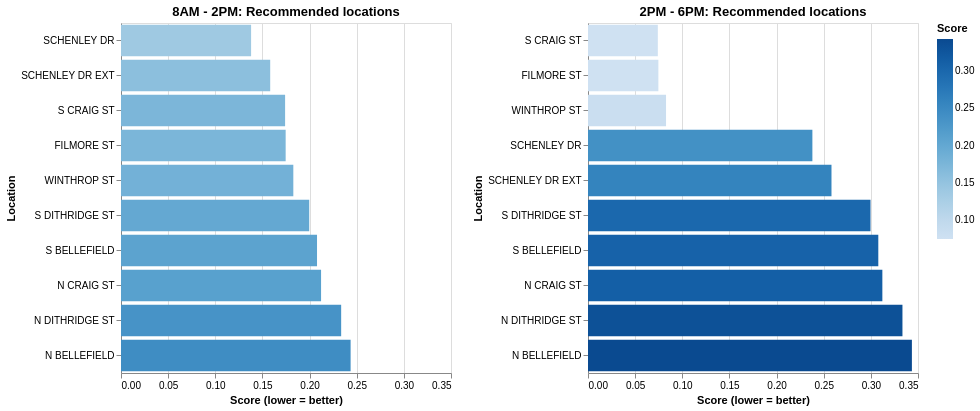

The notebook cell this image was saved under:
### Markdown cell above
**Parking locaiton ranking plot**

### Code cell
# ------------
# HELPER FUNC
# ------------
def location_summary(df, period):
    """
    Aggregate meter-level observations into a location-level summary table.

    Parameters
    df : pl.DataFrame
        Meter-level data containing (at minimum) columns:
        ['location', 'x', 'y', 'rate', 'tx_per_meter', 'spaces_per_meter', 'dist_m', 'meter_id'].
        Each row typically represents a meter observation (or a meter-rate record) near the destination.
    period : str
        Label for the time slice being summarized (e.g., "Morning", "Afternoon").

    Returns
    pl.DataFrame
        One row per `location` with representative price, demand/capacity totals,
        distance summaries, and a derived busyness proxy `transactions_per_space`.
    """
    return (
        df.group_by("location")
        .agg([
            pl.col("x").min().alias("min_x"),
            pl.col("y").min().alias("min_y"),
            pl.col("rate").median().alias("rate"),
            pl.col("tx_per_meter").sum().alias("tot_transactions"),
            pl.col("spaces_per_meter").sum().alias("tot_spaces"),
            pl.col("dist_m").min().alias("min_dist_m"),
            pl.col("dist_m").median().alias("median_dist_m"),
            pl.col("meter_id").n_unique().alias("n_meters"),
        ])
        .with_columns(
            (pl.col("tot_transactions") / pl.col("tot_spaces")).alias("transactions_per_space"),
            pl.lit(period).alias("period")
        )
    )

def minmax_norm(col: str) -> pl.Expr:
    """
    Create a Polars expression that min-max normalizes a column to the range [0, 1].

    Normalization formula:
        (x - min(x)) / (max(x) - min(x))

    Edge case:
    If max(x) == min(x), the denominator becomes 0 (no variation). In that case,
    this function returns 0.5 for all rows to represent a neutral midpoint.

    Parameters
    col : str
        Column name to normalize.

    Returns
    pl.Expr
        Polars expression producing a normalized column in [0, 1].
    """
    denom = pl.col(col).max() - pl.col(col).min()
    return (
        pl.when(denom == 0)
        .then(pl.lit(0.5))
        .otherwise((pl.col(col) - pl.col(col).min()) / denom)
    )

def add_score(df, w_price=0.3, w_busy=0.2, w_dist=0.5):
    """
    Add normalized features and a preference-weighted score, then return a ranked table.

    The score is a weighted sum of three normalized components (lower is better):
        score = w_price * price_norm
              + w_busy  * busy_norm
              + w_dist  * dist_norm

    Where:
    - price_norm is min-max normalized `rate`
    - busy_norm  is min-max normalized `transactions_per_space`
    - dist_norm  is min-max normalized `min_dist_m`

    Parameters
    df : pl.DataFrame
        Location-level summary table containing columns:
        ['rate', 'transactions_per_space', 'min_dist_m'] at minimum.
    w_price : float, default 0.3
        Weight for normalized price (rate).
    w_busy : float, default 0.2
        Weight for normalized busyness (transactions per space).
    w_dist : float, default 0.5
        Weight for normalized distance (minimum distance in meters).

    Returns
    pl.DataFrame
        Input table with added columns:
        ['price_norm', 'busy_norm', 'dist_norm', 'score'],
        sorted ascending by `score` (best recommendations first).
    """
    return (
        df.with_columns([
            minmax_norm("rate").alias("price_norm"),
            minmax_norm("transactions_per_space").alias("busy_norm"),
            minmax_norm("min_dist_m").alias("dist_norm"),
        ])
        .with_columns(
            (w_price*pl.col("price_norm") + w_busy*pl.col("busy_norm") + w_dist*pl.col("dist_norm")).alias("score")
        )
        .sort("score")
    )


def recommendation_bar(df, title, width=330, height=350):
    """
    Create a bar chart of ranked parking recommendations.

    Parameters
    df : pandas.DataFrame
        Ranked recommendation table containing at least:
        ['location', 'score', 'rate', 'min_x', 'min_y',
         'transactions_per_space', 'tot_transactions', 'tot_spaces',
         'min_dist_m', 'median_dist_m', 'n_meters'].
    title : str
        Chart title.
    width : int, default 330
        Chart width in pixels.
    height : int, default 350
        Chart height in pixels.

    Returns
    alt.Chart
        Altair bar chart sorted by score (lower = better).
    """
    return (
        alt.Chart(df)
        .mark_bar()
        .encode(
            x=alt.X("score:Q", title="Score (lower = better)"),
            y=alt.Y(
                "location:N",
                sort=alt.SortField(field="score", order="ascending"),
                title="Location"
            ),
            color=alt.Color("score:Q", title="Score"),
            tooltip=[
                "location",
                alt.Tooltip("rate:Q", format=".2f", title="Rate"),
                alt.Tooltip("score:Q", format=".2f", title="Score"),
                alt.Tooltip("min_x:Q", format=".6f", title="Closest x"),
                alt.Tooltip("min_y:Q", format=".6f", title="Closest y"),
                alt.Tooltip("transactions_per_space:Q", format=".3f", title="Tx per space (busyness)"),
                alt.Tooltip("tot_transactions:Q", format=",.0f", title="Total transactions"),
                alt.Tooltip("tot_spaces:Q", format=",.0f", title="Total spaces"),
                alt.Tooltip("min_dist_m:Q", format=".2f", title="Min dist (m)"),
                alt.Tooltip("median_dist_m:Q", format=".2f", title="Median dist (m)"),
                alt.Tooltip("n_meters:Q", format=",.0f", title="# meters"),
            ]
        )
        .properties(width=width, height=height, title=title)
    )



# build location summaries for different time slices
loc_m = location_summary(morning_analysis, "Morning")
loc_a = location_summary(afternoon_analysis, "Afternoon")

# user preference example: prioritize availability heavily
w_price, w_busy, w_dist = 0.2, 0.7, 0.1

# ranked recommendations for each period
rank_m = add_score(loc_m, w_price, w_busy, w_dist)
rank_a = add_score(loc_a, w_price, w_busy, w_dist)

# take top-N and convert to pandas for Altair plotting
m_top = rank_m.head(10).to_pandas()
a_top = rank_a.head(10).to_pandas()

# usage
c1 = recommendation_bar(m_top, "8AM - 2PM: Recommended locations")
c2 = recommendation_bar(a_top, "2PM - 6PM: Recommended locations")

(c1 | c2).resolve_scale(x="shared", color="shared")

### Figure 1 — Vega-Lite specification as saved in the notebook (floating-point values rounded to 4 significant figures)
{"config": {"view": {"continuousWidth": 300, "continuousHeight": 300}}, "hconcat": [{"data": {"name": "data-809e897f05060cc93b27501452da7668"}, "mark": {"type": "bar"}, "encoding": {"color": {"field": "score", "title": "Score", "type": "quantitative"}, "tooltip": [{"field": "location", "type": "nominal"}, {"field": "rate", "format": ".2f", "title": "Rate", "type": "quantitative"}, {"field": "score", "format": ".2f", "title": "Score", "type": "quantitative"}, {"field": "min_x", "format": ".6f", "title": "Closest x", "type": "quantitative"}, {"field": "min_y", "format": ".6f", "title": "Closest y", "type": "quantitative"}, {"field": "transactions_per_space", "format": ".3f", "title": "Tx per space (busyness)", "type": "quantitative"}, {"field": "tot_transactions", "format": ",.0f", "title": "Total transactions", "type": "quantitative"}, {"field": "tot_spaces", "format": ",.0f", "title": "Total spaces", "type": "quantitative"}, {"field": "min_dist_m", "format": ".2f", "title": "Min dist (m)", "type": "quantitative"}, {"field": "median_dist_m", "format": ".2f", "title": "Median dist (m)", "type": "quantitative"}, {"field": "n_meters", "format": ",.0f", "title": "# meters", "type": "quantitative"}], "x": {"field": "score", "title": "Score (lower = better)", "type": "quantitative"}, "y": {"field": "location", "sort": {"field": "score", "order": "ascending"}, "title": "Location", "type": "nominal"}}, "height": 350, "title": "8AM - 2PM: Recommended locations", "width": 330}, {"data": {"name": "data-332892ba9f2a2dcd0f2a9655ae17e334"}, "mark": {"type": "bar"}, "encoding": {"color": {"field": "score", "title": "Score", "type": "quantitative"}, "tooltip": [{"field": "location", "type": "nominal"}, {"field": "rate", "format": ".2f", "title": "Rate", "type": "quantitative"}, {"field": "score", "format": ".2f", "title": "Score", "type": "quantitative"}, {"field": "min_x", "format": ".6f", "title": "Closest x", "type": "quantitative"}, {"field": "min_y", "format": ".6f", "title": "Closest y", "type": "quantitative"}, {"field": "transactions_per_space", "format": ".3f", "title": "Tx per space (busyness)", "type": "quantitative"}, {"field": "tot_transactions", "format": ",.0f", "title": "Total transactions", "type": "quantitative"}, {"field": "tot_spaces", "format": ",.0f", "title": "Total spaces", "type": "quantitative"}, {"field": "min_dist_m", "format": ".2f", "title": "Min dist (m)", "type": "quantitative"}, {"field": "median_dist_m", "format": ".2f", "title": "Median dist (m)", "type": "quantitative"}, {"field": "n_meters", "format": ",.0f", "title": "# meters", "type": "quantitative"}], "x": {"field": "score", "title": "Score (lower = better)", "type": "quantitative"}, "y": {"field": "location", "sort": {"field": "score", "order": "ascending"}, "title": "Location", "type": "nominal"}}, "height": 350, "title": "2PM - 6PM: Recommended locations", "width": 330}], "resolve": {"scale": {"color": "shared", "x": "shared"}}, "$schema": "https://vega.github.io/schema/vega-lite/v5.20.1.json", "datasets": {"data-809e897f05060cc93b27501452da7668": [{"location": "SCHENLEY DR", "min_x": -79.95, "min_y": 40.44, "rate": 3.0, "tot_transactions": 498500.0, "tot_spaces": 221.0, "min_dist_m": 439.8, "median_dist_m": 635.5, "n_meters": 17, "transactions_per_space": 2255.0, "period": "Morning", "price_norm": 0.5, "busy_norm": 0.0, "dist_norm": 0.3798, "score": 0.138}, {"location": "SCHENLEY DR EXT", "min_x": -79.95, "min_y": 40.44, "rate": 3.0, "tot_transactions": 87960.0, "tot_spaces": 39.0, "min_dist_m": 538.2, "median_dist_m": 546.2, "n_meters": 3, "transactions_per_space": 2255.0, "period": "Morning", "price_norm": 0.5, "busy_norm": 0.0, "dist_norm": 0.5824, "score": 0.1582}, {"location": "S CRAIG ST", "min_x": -79.95, "min_y": 40.44, "rate": 3.0, "tot_transactions": 139000.0, "tot_spaces": 58.29, "min_dist_m": 255.4, "median_dist_m": 292.0, "n_meters": 6, "transactions_per_space": 2384.0, "period": "Morning", "price_norm": 0.5, "busy_norm": 0.1058, "dist_norm": 0.0, "score": 0.1741}, {"location": "FILMORE ST", "min_x": -79.95, "min_y": 40.45, "rate": 3.0, "tot_transactions": 69480.0, "tot_spaces": 29.14, "min_dist_m": 258.3, "median_dist_m": 302.9, "n_meters": 3, "transactions_per_space": 2384.0, "period": "Morning", "price_norm": 0.5, "busy_norm": 0.1058, "dist_norm": 0.005905, "score": 0.1746}, {"location": "WINTHROP ST", "min_x": -79.95, "min_y": 40.45, "rate": 3.0, "tot_transactions": 69480.0, "tot_spaces": 29.14, "min_dist_m": 297.7, "median_dist_m": 328.3, "n_meters": 3, "transactions_per_space": 2384.0, "period": "Morning", "price_norm": 0.5, "busy_norm": 0.1058, "dist_norm": 0.08716, "score": 0.1828}, {"location": "S DITHRIDGE ST", "min_x": -79.95, "min_y": 40.44, "rate": 3.0, "tot_transactions": 115800.0, "tot_spaces": 48.57, "min_dist_m": 379.6, "median_dist_m": 398.4, "n_meters": 5, "transactions_per_space": 2384.0, "period": "Morning", "price_norm": 0.5, "busy_norm": 0.1058, "dist_norm": 0.2557, "score": 0.1996}, {"location": "S BELLEFIELD", "min_x": -79.95, "min_y": 40.44, "rate": 3.0, "tot_transactions": 92640.0, "tot_spaces": 38.86, "min_dist_m": 419.7, "median_dist_m": 463.7, "n_meters": 4, "transactions_per_space": 2384.0, "period": "Morning", "price_norm": 0.5, "busy_norm": 0.1058, "dist_norm": 0.3385, "score": 0.2079}, {"location": "N CRAIG ST", "min_x": -79.95, "min_y": 40.45, "rate": 3.0, "tot_transactions": 115800.0, "tot_spaces": 48.57, "min_dist_m": 440.6, "median_dist_m": 543.4, "n_meters": 5, "transactions_per_space": 2384.0, "period": "Morning", "price_norm": 0.5, "busy_norm": 0.1058, "dist_norm": 0.3814, "score": 0.2122}, {"location": "N DITHRIDGE ST", "min_x": -79.95, "min_y": 40.45, "rate": 3.0, "tot_transactions": 92640.0, "tot_spaces": 38.86, "min_dist_m": 544.0, "median_dist_m": 608.6, "n_meters": 4, "transactions_per_space": 2384.0, "period": "Morning", "price_norm": 0.5, "busy_norm": 0.1058, "dist_norm": 0.5945, "score": 0.2335}, {"location": "N BELLEFIELD", "min_x": -79.95, "min_y": 40.45, "rate": 3.0, "tot_transactions": 92640.0, "tot_spaces": 38.86, "min_dist_m": 592.7, "median_dist_m": 664.8, "n_meters": 4, "transactions_per_space": 2384.0, "period": "Morning", "price_norm": 0.5, "busy_norm": 0.1058, "dist_norm": 0.6947, "score": 0.2435}], "data-332892ba9f2a2dcd0f2a9655ae17e334": [{"location": "S CRAIG ST", "min_x": -79.95, "min_y": 40.44, "rate": 2.5, "tot_transactions": 139000.0, "tot_spaces": 58.29, "min_dist_m": 255.4, "median_dist_m": 292.0, "n_meters": 6, "transactions_per_space": 2384.0, "period": "Afternoon", "price_norm": 0.0, "busy_norm": 0.1058, "dist_norm": 0.0, "score": 0.07405}, {"location": "FILMORE ST", "min_x": -79.95, "min_y": 40.45, "rate": 2.5, "tot_transactions": 69480.0, "tot_spaces": 29.14, "min_dist_m": 258.3, "median_dist_m": 302.9, "n_meters": 3, "transactions_per_space": 2384.0, "period": "Afternoon", "price_norm": 0.0, "busy_norm": 0.1058, "dist_norm": 0.005905, "score": 0.07464}, {"location": "WINTHROP ST", "min_x": -79.95, "min_y": 40.45, "rate": 2.5, "tot_transactions": 69480.0, "tot_spaces": 29.14, "min_dist_m": 297.7, "median_dist_m": 328.3, "n_meters": 3, "transactions_per_space": 2384.0, "period": "Afternoon", "price_norm": 0.0, "busy_norm": 0.1058, "dist_norm": 0.08716, "score": 0.08277}, {"location": "SCHENLEY DR", "min_x": -79.95, "min_y": 40.44, "rate": 3.0, "tot_transactions": 498500.0, "tot_spaces": 221.0, "min_dist_m": 439.8, "median_dist_m": 635.5, "n_meters": 17, "transactions_per_space": 2255.0, "period": "Afternoon", "price_norm": 1.0, "busy_norm": 0.0, "dist_norm": 0.3798, "score": 0.238}, {"location": "SCHENLEY DR EXT", "min_x": -79.95, "min_y": 40.44, "rate": 3.0, "tot_transactions": 87960.0, "tot_spaces": 39.0, "min_dist_m": 538.2, "median_dist_m": 546.2, "n_meters": 3, "transactions_per_space": 2255.0, "period": "Afternoon", "price_norm": 1.0, "busy_norm": 0.0, "dist_norm": 0.5824, "score": 0.2582}, {"location": "S DITHRIDGE ST", "min_x": -79.95, "min_y": 40.44, "rate": 3.0, "tot_transactions": 115800.0, "tot_spaces": 48.57, "min_dist_m": 379.6, "median_dist_m": 398.4, "n_meters": 5, "transactions_per_space": 2384.0, "period": "Afternoon", "price_norm": 1.0, "busy_norm": 0.1058, "dist_norm": 0.2557, "score": 0.2996}, {"location": "S BELLEFIELD", "min_x": -79.95, "min_y": 40.44, "rate": 3.0, "tot_transactions": 92640.0, "tot_spaces": 38.86, "min_dist_m": 419.7, "median_dist_m": 463.7, "n_meters": 4, "transactions_per_space": 2384.0, "period": "Afternoon", "price_norm": 1.0, "busy_norm": 0.1058, "dist_norm": 0.3385, "score": 0.3079}, {"location": "N CRAIG ST", "min_x": -79.95, "min_y": 40.45, "rate": 3.0, "tot_transactions": 115800.0, "tot_spaces": 48.57, "min_dist_m": 440.6, "median_dist_m": 543.4, "n_meters": 5, "transactions_per_space": 2384.0, "period": "Afternoon", "price_norm": 1.0, "busy_norm": 0.1058, "dist_norm": 0.3814, "score": 0.3122}, {"location": "N DITHRIDGE ST", "min_x": -79.95, "min_y": 40.45, "rate": 3.0, "tot_transactions": 92640.0, "tot_spaces": 38.86, "min_dist_m": 544.0, "median_dist_m": 608.6, "n_meters": 4, "transactions_per_space": 2384.0, "period": "Afternoon", "price_norm": 1.0, "busy_norm": 0.1058, "dist_norm": 0.5945, "score": 0.3335}, {"location": "N BELLEFIELD", "min_x": -79.95, "min_y": 40.45, "rate": 3.0, "tot_transactions": 92640.0, "tot_spaces": 38.86, "min_dist_m": 592.7, "median_dist_m": 664.8, "n_meters": 4, "transactions_per_space": 2384.0, "period": "Afternoon", "price_norm": 1.0, "busy_norm": 0.1058, "dist_norm": 0.6947, "score": 0.3435}]}}
